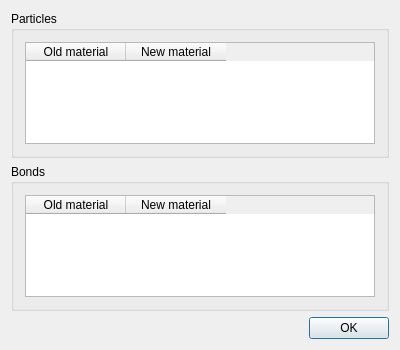
<?xml version="1.0" encoding="UTF-8"?>
<ui version="4.0">
 <class>CAggloCompounds</class>
 <widget class="QDialog" name="CAggloCompounds">
  <property name="windowModality">
   <enum>Qt::ApplicationModal</enum>
  </property>
  <property name="geometry">
   <rect>
    <x>0</x>
    <y>0</y>
    <width>400</width>
    <height>350</height>
   </rect>
  </property>
  <property name="windowTitle">
   <string>Set materials</string>
  </property>
  <layout class="QVBoxLayout" name="verticalLayout_3">
   <item>
    <widget class="QGroupBox" name="groupBoxParticles">
     <property name="title">
      <string>Particles</string>
     </property>
     <layout class="QVBoxLayout" name="verticalLayout">
      <item>
       <widget class="QTableWidget" name="tableWidgetParticles">
        <attribute name="horizontalHeaderCascadingSectionResizes">
         <bool>true</bool>
        </attribute>
        <attribute name="verticalHeaderVisible">
         <bool>false</bool>
        </attribute>
        <column>
         <property name="text">
          <string>Old material</string>
         </property>
        </column>
        <column>
         <property name="text">
          <string>New material</string>
         </property>
        </column>
       </widget>
      </item>
     </layout>
    </widget>
   </item>
   <item>
    <widget class="QGroupBox" name="groupBoxBonds">
     <property name="title">
      <string>Bonds</string>
     </property>
     <layout class="QVBoxLayout" name="verticalLayout_2">
      <item>
       <widget class="QTableWidget" name="tableWidgetBonds">
        <attribute name="horizontalHeaderCascadingSectionResizes">
         <bool>true</bool>
        </attribute>
        <attribute name="horizontalHeaderStretchLastSection">
         <bool>false</bool>
        </attribute>
        <attribute name="verticalHeaderVisible">
         <bool>false</bool>
        </attribute>
        <column>
         <property name="text">
          <string>Old material</string>
         </property>
        </column>
        <column>
         <property name="text">
          <string>New material</string>
         </property>
        </column>
       </widget>
      </item>
     </layout>
    </widget>
   </item>
   <item>
    <layout class="QHBoxLayout" name="horizontalLayout">
     <item>
      <spacer name="horizontalSpacer">
       <property name="orientation">
        <enum>Qt::Horizontal</enum>
       </property>
       <property name="sizeHint" stdset="0">
        <size>
         <width>40</width>
         <height>20</height>
        </size>
       </property>
      </spacer>
     </item>
     <item>
      <widget class="QPushButton" name="pushButtonOk">
       <property name="text">
        <string>OK</string>
       </property>
      </widget>
     </item>
    </layout>
   </item>
  </layout>
 </widget>
 <layoutdefault spacing="6" margin="11"/>
 <resources/>
 <connections/>
</ui>
